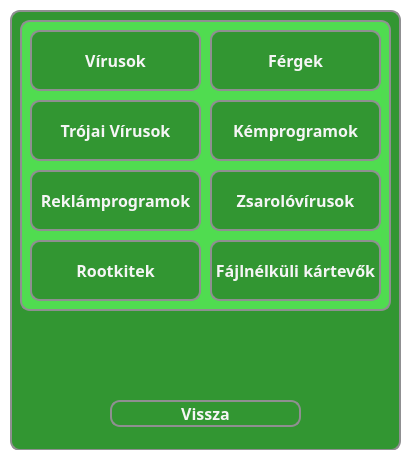
<?xml version="1.0" encoding="UTF-8"?>
<ui version="4.0">
 <class>learningGame</class>
 <widget class="QMainWindow" name="learningGame">
  <property name="geometry">
   <rect>
    <x>0</x>
    <y>0</y>
    <width>410</width>
    <height>472</height>
   </rect>
  </property>
  <property name="windowTitle">
   <string>Anyagok</string>
  </property>
  <property name="styleSheet">
   <string notr="true">* {
	background-color: white;
}</string>
  </property>
  <widget class="QWidget" name="centralwidget">
   <widget class="QWidget" name="widget_3" native="true">
    <property name="geometry">
     <rect>
      <x>10</x>
      <y>10</y>
      <width>391</width>
      <height>441</height>
     </rect>
    </property>
    <property name="styleSheet">
     <string notr="true">* {
	background-color: rgb(50, 150, 50);
	border: 2px solid #8f8f91;
	border-radius: 10px;
	color: white;
	font-size: 16px;
	font-weight: bold;
}</string>
    </property>
    <widget class="QPushButton" name="backButton">
     <property name="geometry">
      <rect>
       <x>100</x>
       <y>390</y>
       <width>191</width>
       <height>27</height>
      </rect>
     </property>
     <property name="font">
      <font>
       <family>Corbel</family>
       <pointsize>-1</pointsize>
       <bold>true</bold>
      </font>
     </property>
     <property name="styleSheet">
      <string notr="true">* {
	background-color:  rgb(50, 150, 50);
	color: whitesmoke;
}

*:hover {
	background-color: rgb(80, 220, 80);
	color: white;
}</string>
     </property>
     <property name="text">
      <string>Vissza</string>
     </property>
    </widget>
    <widget class="QWidget" name="widget_2" native="true">
     <property name="geometry">
      <rect>
       <x>10</x>
       <y>10</y>
       <width>371</width>
       <height>291</height>
      </rect>
     </property>
     <property name="styleSheet">
      <string notr="true">* {
	background-color: rgb(80, 220, 80);
	border: 2px solid #8f8f91;
	border-radius: 10px;
	color: white;
	font-size: 16px;
	font-weight: bold;
}</string>
     </property>
     <widget class="QPushButton" name="viruses">
      <property name="geometry">
       <rect>
        <x>10</x>
        <y>10</y>
        <width>171</width>
        <height>61</height>
       </rect>
      </property>
      <property name="font">
       <font>
        <family>Corbel</family>
        <pointsize>-1</pointsize>
        <bold>true</bold>
       </font>
      </property>
      <property name="styleSheet">
       <string notr="true">* {
	background-color:  rgb(50, 150, 50);
	color: whitesmoke;
}

*:hover {
	background-color: rgb(80, 220, 80);
	color: white;
}</string>
      </property>
      <property name="text">
       <string>Vírusok</string>
      </property>
     </widget>
     <widget class="QPushButton" name="worms">
      <property name="geometry">
       <rect>
        <x>190</x>
        <y>10</y>
        <width>171</width>
        <height>61</height>
       </rect>
      </property>
      <property name="font">
       <font>
        <family>Corbel</family>
        <pointsize>-1</pointsize>
        <bold>true</bold>
       </font>
      </property>
      <property name="styleSheet">
       <string notr="true">* {
	background-color:  rgb(50, 150, 50);
	color: whitesmoke;
}

*:hover {
	background-color: rgb(80, 220, 80);
	color: white;
}</string>
      </property>
      <property name="text">
       <string>Férgek</string>
      </property>
     </widget>
     <widget class="QPushButton" name="spywares">
      <property name="geometry">
       <rect>
        <x>190</x>
        <y>80</y>
        <width>171</width>
        <height>61</height>
       </rect>
      </property>
      <property name="font">
       <font>
        <family>Corbel</family>
        <pointsize>-1</pointsize>
        <bold>true</bold>
       </font>
      </property>
      <property name="styleSheet">
       <string notr="true">* {
	background-color:  rgb(50, 150, 50);
	color: whitesmoke;
}

*:hover {
	background-color: rgb(80, 220, 80);
	color: white;
}</string>
      </property>
      <property name="text">
       <string>Kémprogramok</string>
      </property>
     </widget>
     <widget class="QPushButton" name="trojans">
      <property name="geometry">
       <rect>
        <x>10</x>
        <y>80</y>
        <width>171</width>
        <height>61</height>
       </rect>
      </property>
      <property name="font">
       <font>
        <family>Corbel</family>
        <pointsize>-1</pointsize>
        <bold>true</bold>
       </font>
      </property>
      <property name="styleSheet">
       <string notr="true">* {
	background-color:  rgb(50, 150, 50);
	color: whitesmoke;
}

*:hover {
	background-color: rgb(80, 220, 80);
	color: white;
}</string>
      </property>
      <property name="text">
       <string>Trójai Vírusok</string>
      </property>
     </widget>
     <widget class="QPushButton" name="adwares">
      <property name="geometry">
       <rect>
        <x>10</x>
        <y>150</y>
        <width>171</width>
        <height>61</height>
       </rect>
      </property>
      <property name="font">
       <font>
        <family>Corbel</family>
        <pointsize>-1</pointsize>
        <bold>true</bold>
       </font>
      </property>
      <property name="styleSheet">
       <string notr="true">* {
	background-color:  rgb(50, 150, 50);
	color: whitesmoke;
}

*:hover {
	background-color: rgb(80, 220, 80);
	color: white;
}</string>
      </property>
      <property name="text">
       <string>Reklámprogramok</string>
      </property>
     </widget>
     <widget class="QPushButton" name="ransomwares">
      <property name="geometry">
       <rect>
        <x>190</x>
        <y>150</y>
        <width>171</width>
        <height>61</height>
       </rect>
      </property>
      <property name="font">
       <font>
        <family>Corbel</family>
        <pointsize>-1</pointsize>
        <bold>true</bold>
       </font>
      </property>
      <property name="styleSheet">
       <string notr="true">* {
	background-color:  rgb(50, 150, 50);
	color: whitesmoke;
}

*:hover {
	background-color: rgb(80, 220, 80);
	color: white;
}</string>
      </property>
      <property name="text">
       <string>Zsarolóvírusok</string>
      </property>
     </widget>
     <widget class="QPushButton" name="fileless">
      <property name="geometry">
       <rect>
        <x>190</x>
        <y>220</y>
        <width>171</width>
        <height>61</height>
       </rect>
      </property>
      <property name="font">
       <font>
        <family>Corbel</family>
        <pointsize>-1</pointsize>
        <bold>true</bold>
       </font>
      </property>
      <property name="styleSheet">
       <string notr="true">* {
	background-color:  rgb(50, 150, 50);
	color: whitesmoke;
}

*:hover {
	background-color: rgb(80, 220, 80);
	color: white;
}</string>
      </property>
      <property name="text">
       <string>Fájlnélküli kártevők</string>
      </property>
     </widget>
     <widget class="QPushButton" name="rootkits">
      <property name="geometry">
       <rect>
        <x>10</x>
        <y>220</y>
        <width>171</width>
        <height>61</height>
       </rect>
      </property>
      <property name="font">
       <font>
        <family>Corbel</family>
        <pointsize>-1</pointsize>
        <bold>true</bold>
       </font>
      </property>
      <property name="styleSheet">
       <string notr="true">* {
	background-color:  rgb(50, 150, 50);
	color: whitesmoke;
}

*:hover {
	background-color: rgb(80, 220, 80);
	color: white;
}</string>
      </property>
      <property name="text">
       <string>Rootkitek</string>
      </property>
     </widget>
    </widget>
   </widget>
  </widget>
  <widget class="QStatusBar" name="statusbar"/>
 </widget>
 <resources/>
 <connections/>
</ui>
